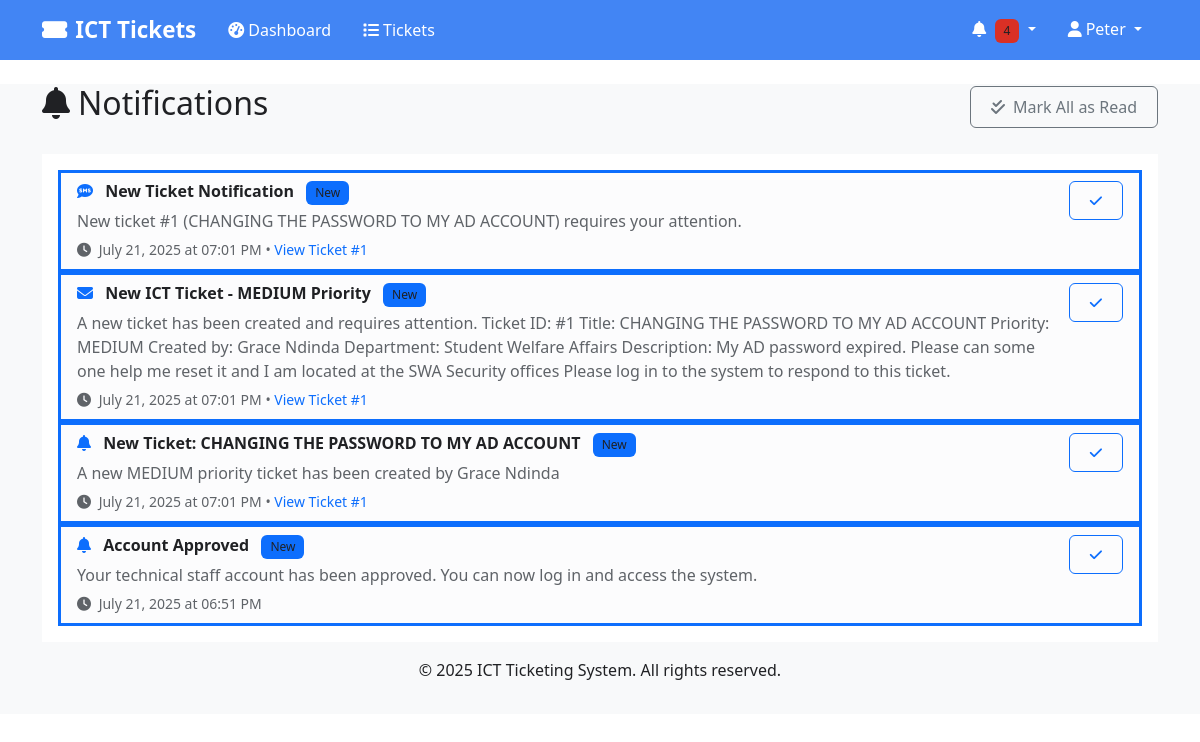
Before: /notifications (signed in) with the older database file.
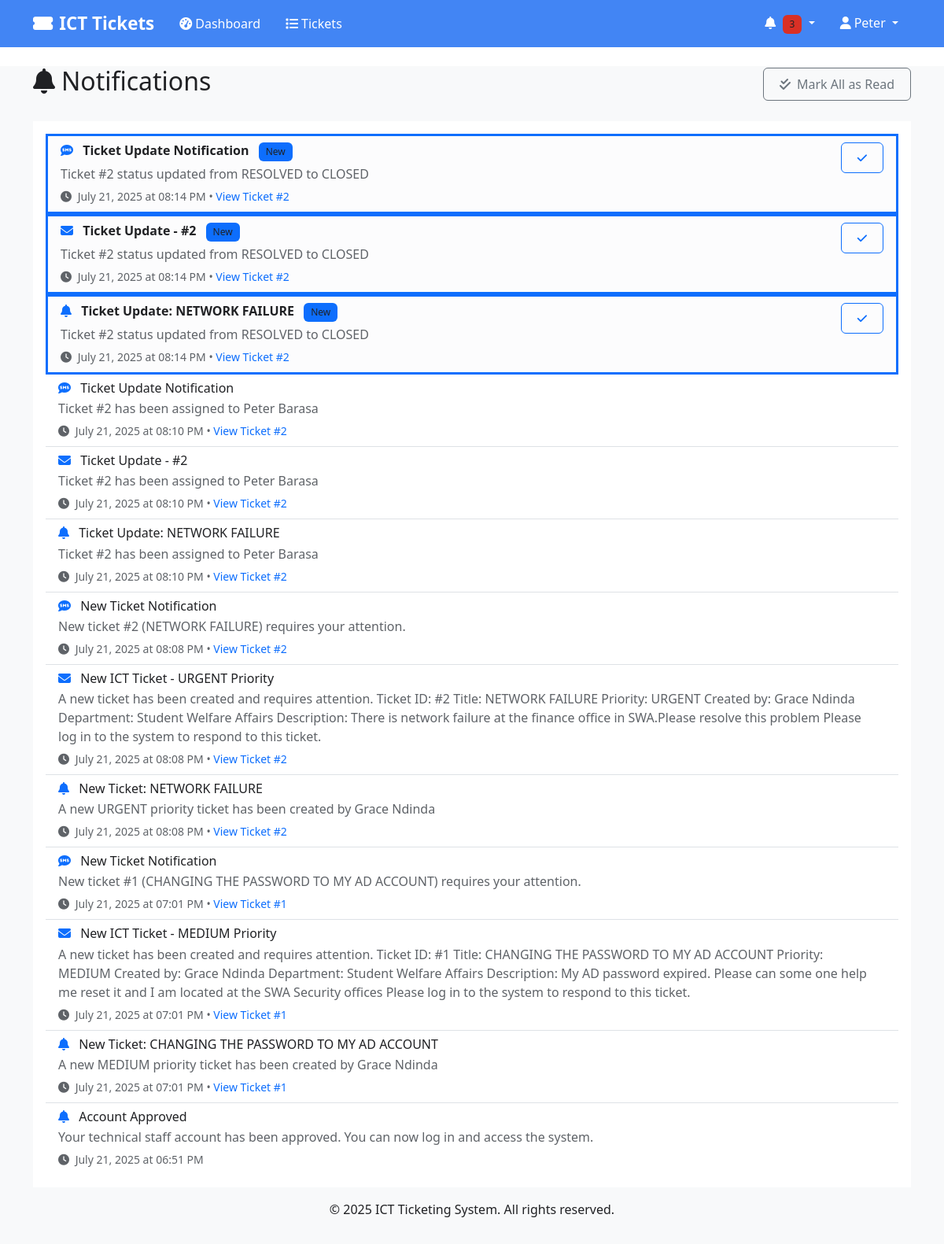
After: the same page with the newer database file.
### models.py (models this page shows, shortened)
class Notification(db.Model):
    __tablename__ = 'notifications'
    id = db.Column(db.Integer, primary_key=True)
    user_id = db.Column(db.Integer, db.ForeignKey('users.id'), nullable=False)
    ticket_id = db.Column(db.Integer, db.ForeignKey('tickets.id'), nullable=True)
    title = db.Column(db.String(200), nullable=False)
    message = db.Column(db.Text, nullable=False)
    is_read = db.Column(db.Boolean, default=False)
    notification_type = db.Column(db.String(20), nullable=False)  # 'EMAIL', 'SMS', 'SYSTEM'
    sent_at = db.Column(db.DateTime, nullable=True)
    created_at = db.Column(db.DateTime, default=datetime.utcnow)
    user = db.relationship('User', backref='notifications')

### routes.py (the view)
@app.route('/notifications')
@login_required
def list_notifications():
    notifications = Notification.query.filter_by(user_id=current_user.id)\
        .order_by(Notification.created_at.desc()).all()
    return render_template('notifications.html', notifications=notifications)

### app.py (called while the page is built)
@login_manager.user_loader
def load_user(user_id):
    from models import User
    return User.query.get(int(user_id))

### models.py (called while the page is built)
    @property
    def full_name(self):
        return f"{self.first_name} {self.last_name}"

### templates/notifications.html (shortened to what this page needs)
{% extends "base.html" %}
{% block content %}
<div class="container">
    <div class="row">
        <div class="col-12">
            <div class="d-flex justify-content-between align-items-center mb-4">
                <h2><i class="fas fa-bell me-2"></i>Notifications</h2>
                <button class="btn btn-outline-secondary" onclick="markAllAsRead()">
                    <i class="fas fa-check-double me-2"></i>Mark All as Read
                </button>
            </div>
        </div>
    </div>
    <div class="row">
        <div class="col-12">
            <div class="card">
                <div class="card-body">
                    {% if notifications %}
                    <div class="list-group list-group-flush">
                        {% for notification in notifications %}
                        <div class="list-group-item {% if not notification.is_read %}list-group-item-light border-start border-primary border-3{% endif %}">
                            <div class="d-flex justify-content-between align-items-start">
                                <div class="flex-grow-1">
                                    <h6 class="mb-1 {% if not notification.is_read %}fw-bold{% endif %}">
                                        <i class="fas fa-{% if notification.notification_type == 'EMAIL' %}envelope{% elif notification.notification_type == 'SMS' %}sms{% else %}bell{% endif %} me-2 text-primary"></i>
                                        {{ notification.title }}
                                        {% if not notification.is_read %}
                                        <span class="badge bg-primary ms-2">New</span>
                                        {% endif %}
                                    </h6>
                                    <p class="mb-1 text-muted">{{ notification.message }}</p>
                                    <small class="text-muted">
                                        <i class="fas fa-clock me-1"></i>
                                        {{ notification.created_at.strftime('%B %d, %Y at %I:%M %p') }}
                                        {% if notification.ticket_id %}
                                        • <a href="{{ url_for('view_ticket', ticket_id=notification.ticket_id) }}" class="text-decoration-none">
                                            View Ticket #{{ notification.ticket_id }}
                                        </a>
                                        {% endif %}
                                    </small>
                                </div>
                                <div class="ms-3">
                                    {% if not notification.is_read %}
                                    <button class="btn btn-sm btn-outline-primary"
                                            onclick="markAsRead({{ notification.id }})">
                                        <i class="fas fa-check"></i>
                                    </button>
                                    {% endif %}
                                </div>
                            </div>
                        </div>
                        {% endfor %}
                    </div>
                    {% else %}
                    <div class="text-center py-5">
                        <i class="fas fa-bell-slash fs-1 text-muted mb-3"></i>
                        <h5 class="text-muted">No notifications</h5>
                        <p class="text-muted">You're all caught up! New notifications will appear here.</p>
                    </div>
                    {% endif %}
                </div>
            </div>
        </div>
    </div>
</div>
{% endblock %}

### templates/base.html (shortened to what this page needs)
<!DOCTYPE html>
<html lang="en">
<head>
    <link href="https://cdn.jsdelivr.net/npm/bootstrap@5.3.0/dist/css/bootstrap.min.css" rel="stylesheet">
    <link href="https://cdnjs.cloudflare.com/ajax/libs/font-awesome/6.4.0/css/all.min.css" rel="stylesheet">
    <link href="{{ url_for('static', filename='css/style.css') }}" rel="stylesheet">
</head>
<body>
    <nav class="navbar navbar-expand-lg shadow-sm" style="background-color: #4285f4 !important;">
        <div class="container" style="background-color: #4285f4;">
            <a class="navbar-brand" href="{{ url_for('dashboard' if current_user.is_authenticated else 'index') }}" style="color: #ffffff !important; font-weight: 600;">
                <i class="fas fa-ticket-alt me-2"></i>ICT Tickets
            </a>
            {% if current_user.is_authenticated %}
            <div class="collapse navbar-collapse" id="navbarNav">
                <ul class="navbar-nav me-auto">
                    <li class="nav-item">
                        <a class="nav-link" href="{{ url_for('dashboard') }}" style="color: #ffffff !important; font-weight: 500;">
                            <i class="fas fa-tachometer-alt me-1"></i>Dashboard
                        </a>
                    </li>
                    <li class="nav-item">
                        <a class="nav-link" href="{{ url_for('list_tickets') }}" style="color: #ffffff !important; font-weight: 500;">
                            <i class="fas fa-list me-1"></i>Tickets
                        </a>
                    </li>
                </ul>
                <ul class="navbar-nav">
                    <li class="nav-item dropdown">
                        <a class="nav-link dropdown-toggle" href="#" role="button" data-bs-toggle="dropdown" style="color: #ffffff !important; font-weight: 500;">
                            <i class="fas fa-bell me-1"></i>
                            {% set unread_count = 0 %}
                            {% if current_user.notifications is defined and current_user.notifications %}
                                {% set unread_count = current_user.notifications|selectattr('is_read', 'equalto', False)|list|length %}
                            {% endif %}
                            {% if unread_count > 0 %}
                            <span class="badge bg-danger">{{ unread_count }}</span>
                            {% endif %}
                        </a>
                            {% set recent_notifications = [] %}
                            {% if current_user.notifications is defined and current_user.notifications %}
                                {% set recent_notifications = current_user.notifications[:5] %}
                            {% endif %}
                    </li>
                    <li class="nav-item dropdown">
                        <a class="nav-link dropdown-toggle" href="#" role="button" data-bs-toggle="dropdown" style="color: #ffffff !important; font-weight: 500;">
                            <i class="fas fa-user me-1"></i>{{ current_user.first_name }}
                        </a>
                    </li>
                </ul>
            </div>
            {% endif %}
        </div>
    </nav>
    <main class="container-fluid mt-4">
        {% block content %}{% endblock %}
    </main>
    <footer class="bg-light text-center text-muted py-3 mt-5">
        <div class="container">
            <p>&copy; 2025 ICT Ticketing System. All rights reserved.</p>
        </div>
    </footer>
</body>
</html>

Changed rows visible on the page:
added Notification: title "Ticket Update Notification", is_read "New", message "Ticket #2 status updated from RESOLVED to CLOSED", created_at "July 21, 2025 at 08:14 PM", ticket_id "2"
added Notification: title "Ticket Update - #2", is_read "New", message "Ticket #2 status updated from RESOLVED to CLOSED", created_at "July 21, 2025 at 08:14 PM", ticket_id "2"
added Notification: title "Ticket Update: NETWORK FAILURE", is_read "New", message "Ticket #2 status updated from RESOLVED to CLOSED", created_at "July 21, 2025 at 08:14 PM", ticket_id "2"
added Notification: title "Ticket Update Notification", message "Ticket #2 has been assigned to Peter Barasa", created_at "July 21, 2025 at 08:10 PM", ticket_id "2"
added Notification: title "Ticket Update - #2", message "Ticket #2 has been assigned to Peter Barasa", created_at "July 21, 2025 at 08:10 PM", ticket_id "2"
added Notification: title "Ticket Update: NETWORK FAILURE", message "Ticket #2 has been assigned to Peter Barasa", created_at "July 21, 2025 at 08:10 PM", ticket_id "2"
added Notification: title "New Ticket Notification", message "New ticket #2 (NETWORK FAILURE) requires your attention.", created_at "July 21, 2025 at 08:08 PM", ticket_id "2"
added Notification: title "New ICT Ticket - URGENT Priority", message "A new ticket has been created and requires attention. Ticket ID: #2 Title: NETWORK FAILURE Priority: URGENT Created by: Grace Ndinda Department: Student Welfare Affairs Description: There is network failure at the finance office in SWA.Please resolve this problem Please log in to the system to respond to this ticket.", created_at "July 21, 2025 at 08:08 PM", ticket_id "2"
added Notification: title "New Ticket: NETWORK FAILURE", message "A new URGENT priority ticket has been created by Grace Ndinda", created_at "July 21, 2025 at 08:08 PM", ticket_id "2"
changed Notification "New ticket #1 (CHANGING THE PASSWORD TO MY AD ACCOUNT) requires your attention.": no longer shows "New"
changed Notification "New ICT Ticket - MEDIUM Priority": no longer shows "New"
changed Notification "New Ticket: CHANGING THE PASSWORD TO MY AD ACCOUNT": no longer shows "New"
changed Notification "Account Approved": no longer shows "New"
Other visible differences:
{{ unread_count }}: "4" → "3"
